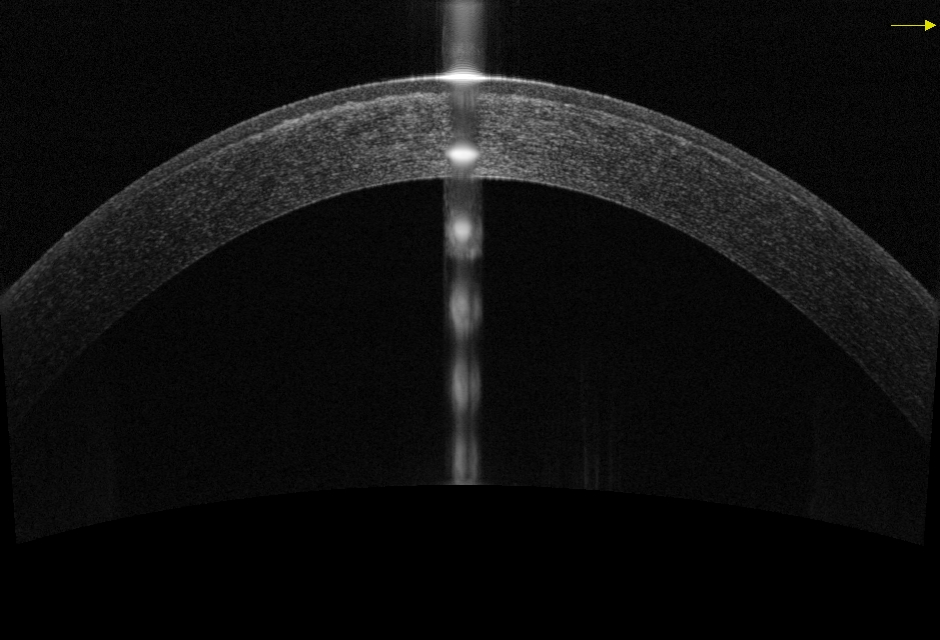
#> input picture Data/HAZE/haze 3.jpg, 940 x 640 px; the run also reads 1 picture not shown here
$ jupyter execute Naive_implementation.ipynb   (shell and % lines are left out)   (older library calls are emulated)
#> lines starting #> are read from the running program, lines starting #| are printed output that depends on the picture; after the words box and inside, x2 and y2 are one past the last pixel; in counts of white or black regions, pixels touching at a corner belong together
### Fonction_fit.py
# -*- coding: utf-8 -*-
"""
Created on Wed Jan 30 15:30:46 2019
Last update: Th Jul 23 2020 by Maëlle
Différentes fonctions de fit

@author: bocheux
"""
import numpy as np
import scipy.signal as sgn
import matplotlib.pyplot as plt


def fit_curve2D_seuil(image, seuil, w_filter, filter_order, sgolay_order):
    # Retourne les positions des max d'une image 2D : cette fonction a été conçue pour
    # le cas où les maximums d'intensité de la cornée ne correspondent pas toujours à l'épithelium
    # (qui est alors plus compliqué à déterminer). Elle utilise une version binarisée de l'image.
	image_seuil = image > seuil
	colonne = np.shape(image_seuil)[1]
	maxima = np.zeros(colonne)
	for i in range(colonne):
		ones_positions = np.where(image_seuil[:, i])[0]
		if ones_positions.shape == (0,):
			maxima[i] = 0
		else:
			maxima[i] = ones_positions[0]
	maxima_null_full = np.where(maxima==0)[0]
	if len(maxima_null_full) != 0:
		x_delta = 50
#        delim_bordure = image.shape[1]/2
		delim_bordure = 150
		if maxima_null_full[0] < delim_bordure: # à gauche
        		maxima_null = maxima_null_full[maxima_null_full < delim_bordure]
        		x1 = maxima_null[-1]+1
        		y1 = maxima[x1]
        		x2 = x1 + x_delta
        		y2 = maxima[x2]
        		a = (y2-y1)/(x2-x1)
        		b = y1 - a*x1
        		temp = np.linspace(a*maxima_null[0]+b,y1,maxima_null.shape[0])
        		temp = temp.astype(int)
        		maxima[maxima_null ] = temp
		if maxima_null_full[-1] > colonne - delim_bordure: # à droite
        		maxima_null = maxima_null_full[maxima_null_full > colonne - delim_bordure]
        		x2 = maxima_null[0]-1
        		y2 = maxima[x2]
        		x1 = x2 - x_delta
        		y1 = maxima[x1]
        		a = (y2-y1)/(x2-x1)
        		b = y1 - a*x1
        		temp = np.linspace(y2,a*maxima_null[-1]+b,maxima_null.shape[0])
        		temp = temp.astype(int)
        		maxima[maxima_null] = temp

    # Filtre de Savitzky-Golay : moyenne glissante pondérée par un polynôme
	# pour mieux ajuster les valeurs au bord

	maxima = sgn.medfilt(maxima, filter_order)  # filtre median pour enlever les pics
	top_row = sgn.savgol_filter(maxima, w_filter, sgolay_order)
	return top_row


def fit_curve2D(image, z_lim, w_filter, filter_order, sgolay_order):
	# Retourne les positions des max d'une image 2D : l'épithélium est la couche qui
	# renvoie le plus de lumière, rechercher les maxima en intensité sur l'image
	# permet donc de définir les contours de l'épithelium. Comme ces maxima varient
	# beaucoup d'une colonne à l'autre il est important d'utiliser une fonction de
	# lissage.
	colonne = np.shape(image)[1]
	maxima = np.zeros(colonne)
	for i in range(colonne):
		colonne_i = image[z_lim[0]:z_lim[1], i]
		maxima[i] = np.argmax(colonne_i[:])  # colonne_i.index(max(colonne_i[:]))

	# Filtre de Savitzky-Golay : moyenne glissante pondérée par un polynome
	# pour mieux ajuster les valeurs au bord

	maxima = sgn.medfilt(maxima, filter_order)  # filtre median pour enlever les pics
	top_row = sgn.savgol_filter(maxima, w_filter, sgolay_order)
#	plt.clf()
#	plt.pause(0.001)
	return top_row


def im2double(im):
	info = np.iinfo(im.dtype)  # Get the data type of the input image
	return im.astype(np.float) / info.max  # Divide all values by the largest possible value in the datatype

### Naive_implementation.ipynb
# Naive implementation for Corneal scar identification (Haze)

[cell 1]
import os
import glob
import numpy as np
import matplotlib.pyplot as plt
import matplotlib.image as mpimg
import tkinter as tk
from tkinter import filedialog
import scipy.ndimage as img
import scipy.signal as sgn
from Fonction_fit import fit_curve2D_seuil, fit_curve2D
from copy import deepcopy

[cell 2]
# [5 lines of commented-out code are left out]
dirname = os.getcwd()
filepathname=os.path.join(dirname, 'Data','HAZE','haze 3.jpg')
print(filepathname)

[cell 3]
def getImage(filepathname,champ_acquisition_mm=8):
#> called with filepathname = 'Data/HAZE/haze 3.jpg', champ_acquisition_mm = 8
    dict = {}
    dict.setdefault('z0', 10)
    z0 = dict['z0']                             # [px] coordonnée axiale du démarrage de la détection (10)
    # champ_acquisition_mm=8 #9:pachywide, 6:pachy, 8:full
    filename = filepathname #glob.glob(pathname + '\\*' + extension)[-1]
    X = mpimg.imread(filename)
#> X is the input picture: shape (640, 940, 3); mean R, G, B 16.1, 16.1, 16
    OCT_brut = X[z0:, 2:, 0]*1.0             # conversion en float64 en multipliant par 1.0 ([z0:, 2:, 0]*1.0)
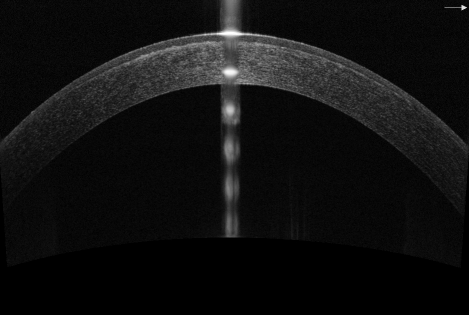
#> OCT_brut: shape (630, 938) float64 (shown at 1/2 size); min 0, max 255, mean 16.1
    Path_eye="PachyWide"

    if Path_eye == "PachyWide":
        champ_acquisition_mm= 9 # full = 9mm pour PachyWide
        pas = 4.322                   # [µm] pas axial (!), cf. calibration via pachymetry Optovue
    elif Path_eye == "Pachy":
        champ_acquisition_mm=6 # full = 6mm pour Pachy
        pas = 4.333                   # [µm] pas axial
    else:
        champ_acquisition_mm=8 # full = 8mm
        pas = 4.333                   # [µm] pas axial
    return(OCT_brut,Path_eye)

OCT_brut,Path_eye=getImage(filepathname)
#> Path_eye = 'PachyWide'

## Function
$D/D$

[cell 4]
def RomoveArrow(OCT_brut,sz_arrow = 70):
    OCT=OCT_brut
    OCT[0:sz_arrow,np.shape(OCT_brut)[1]-sz_arrow:np.shape(OCT_brut)[1]] = np.zeros((sz_arrow,sz_arrow))
    return(OCT)

def ExposureCorrection(OCT_brut):
	OCT_optim=OCT_brut
	hist_moy = np.mean(OCT_brut.ravel())
	if hist_moy > 25:
		hist_adjust = np.round(hist_moy - 18)
		OCT_optim = OCT_brut - hist_adjust
		OCT_optim[OCT_optim < 0] = 0
	return(OCT_optim)

def ImageSNR(mImage,gauss_sigma=1):
	signal = np.sum(np.square(mImage))
	noise = np.sum(np.square(mImage-img.gaussian_filter(mImage,sigma=gauss_sigma)))
	SNR = np.around(10*np.log10(signal/noise),1)
	return(SNR)

def Derivative1(Image,gauss_sigma=1):
        OCT = img.gaussian_filter(Image,sigma=gauss_sigma)
        mean_signal = np.mean(OCT, axis = 0)
        mean_signal_smooth = sgn.savgol_filter(mean_signal,15,2)     # SG évite les discontinuités apparentes du filtre médian (qui feraient bugguer der1)
        der1 = np.diff(mean_signal_smooth)
        der1_smooth = sgn.savgol_filter(der1,15,2)
        return(mean_signal,mean_signal_smooth,der1,der1_smooth)

def HyperRefelxionRemoval(OCT_brut,champ_acquisition_mm,gauss_sigma=1,der1_seuil=0.67,marge=55):
        pas_lat = round(1000*champ_acquisition_mm/OCT_brut.shape[1],2)  # pas latéral
        marge = int(np.round(marge/pas_lat))

        mean_signal,mean_signal_smooth,der1,der1_smooth = Derivative1(OCT_brut,gauss_sigma)

        fig = plt.figure(2)
        plt.imshow(OCT_brut,cmap = 'gray')
        offset_aff = np.ceil(np.amax(mean_signal)) + 5
        #coeff = 20/(np.amax(der1)-np.amin(der1))
        lineN, = plt.plot(offset_aff + -mean_signal_smooth, color='tab:purple')
        lineO, = plt.plot(offset_aff + -10*der1, color='tab:green')
        columns_raw = OCT_brut.shape[1]
        coord_centre = np.where(mean_signal_smooth == np.amax(mean_signal_smooth[int(0.2*columns_raw):columns_raw-int(0.2*columns_raw)]))[0][0]

        if np.any(abs(der1[20:len(der1)-20]) > der1_seuil) :    # en évitant les bords
                xmin_cut = np.where(der1_smooth == np.sort(der1_smooth[20:-20])[-1])[0][0] # (tuple to int)
                xmax_cut = np.where(der1_smooth == np.sort(der1_smooth[20:-20])[0])[0][0]
                xmin_cut = xmin_cut - marge
                xmax_cut = xmax_cut + marge
                plt.axvline(xmin_cut, ymin=0, ymax=OCT_brut.shape[0]-1, color='tab:green', linestyle='dashed', linewidth=1)
                plt.axvline(xmax_cut, ymin=0, ymax=OCT_brut.shape[0]-1, color='tab:green', linestyle='dashed', linewidth=1)
                lineP, = plt.plot(np.ones([len(OCT_brut),1]), color='tab:green', linestyle = 'dashed', linewidth=1)
                SpecularCut = (xmax_cut-xmin_cut)*pas_lat
                plt.title("Coupure spéculaire auto : largeur = %i µm" %SpecularCut)
                plt.legend((lineN, lineO, lineP),('Signal latéral moyen lissé',
                        'Dérivée du signal latéral moyen lissé', 'Délimitation de l\'artefact spéculaire'), fontsize=11, loc = 'lower right')
                lineP.set_visible(False)
        else:    # pas de pic central détecté
                xmin_cut = 0
                xmax_cut = 0
                SpecularCut = 0
        #        lineP, = plt.plot(np.ones([len(OCT),1]), color='tab:green', linestyle = 'dashed', linewidth=1.5)
        #        plt.axvline(coord_centre, ymin=0, ymax=OCT.shape[1]-1, color='tab:green', linestyle = 'dashed', linewidth = 1.5)
                plt.title('Détection auto de l\'artefact central : largeur = 0 µm')
        #        plt.legend((lineN, lineO, lineP),('Signal latéral moyen lissé', 'Dérivée du signal latéral moyen lissé', 'Centre de la cornée imagée : x = %i' %coord_centre), fontsize=11, loc = 'lower right')
                plt.legend((lineN, lineO),('Signal latéral moyen lissé', 'Dérivée du signal latéral moyen lissé'), fontsize=11, loc = 'lower right')
        #        lineP.set_visible(False)
        plt.show()
        OCT_cut_brut = np.delete(OCT_brut, range(xmin_cut, xmax_cut), axis=1)
        depth, columns = np.shape(OCT_cut_brut)
        return(OCT_cut_brut,xmin_cut,xmax_cut,depth,columns)

def flattening(OCT_image_cut,OCT_image,Path_eye,xmin_cut,xmax_cut,depth,columns,max_window_size=10,w_filter=101,median_filter_width=15,sgolay_order=2,w_filterNorm=115):
    SNR_2D=ImageSNR(OCT_image)
    seuil = int(-2*SNR_2D + 65) # (+ 65)            # [] seuil pour détection de l'épithélium (40)
    mean_signal,mean_signal_smooth,der1,der1_smooth = Derivative1(OCT_image)
    # [9 lines of commented-out code are left out]
    if np.any(OCT_image_cut[0:50,] > 1.5*seuil):
        if SNR_2D < 15.5:
            seuil  = seuil + 15
    else:
        seuil = seuil + 25
    # seuil=41
    print('Epithelium detection threshold = %i'%seuil)

    OCT_cut = img.gaussian_filter(OCT_image_cut, sigma=2)

    fig = plt.figure(3)
    plt.imshow(OCT_cut, cmap = 'gray')
    plt.title('Détection de l\'épithélium')

    Displacement = abs(fit_curve2D_seuil(OCT_cut, seuil, w_filter, median_filter_width, sgolay_order))
    # Correction de la coordonnée centrale de la cornée
    coord_centre2 = int(np.where(Displacement == np.amin(Displacement[100:columns-100]))[0][0])
    offset = int(round(min(Displacement)))  # décalage pour visualiser l'épithélium sur les images aplaties
    Displacement = Displacement - min(Displacement)
        # Application du décalage
    FlattenedImage = np.zeros((depth, columns))
    for j in range(columns):
        if int(round(Displacement[j])) > 0:
            FlattenedImage[:-int(round(Displacement[j])), j] = OCT_image_cut[int(round(Displacement[j])):, j]
        else:
            FlattenedImage[:, j] = OCT_image_cut[:, j]
        # Raffinement de l'aplatissement
    max_window = [0, max_window_size + offset]
    Displacement = abs(fit_curve2D(FlattenedImage, max_window, w_filter, median_filter_width, sgolay_order))
    plt.legend(('Détection des maxima locaux', 'Signal de l\'épithélium lissé', 'Offset brut', 'Offset lissé'), fontsize=11, loc = 'lower right')
    Displacement = Displacement - min(Displacement)
    FlattenedImage2 = np.zeros((depth, columns))
    for j in range(columns):
        if int(round(Displacement[j])) > 0:
            FlattenedImage2[:-int(round(Displacement[j])), j] = FlattenedImage[int(round(Displacement[j])):, j]
        else:
            FlattenedImage2[:, j] = FlattenedImage[:, j]
    plt.show()
    sgolay_orderNorm = sgolay_order             # ordre du filtre de SG
    M = FlattenedImage2[:max_window[1], :]
    plt.figure()
    plt.imshow(FlattenedImage2,cmap='gray')
    plt.show()
    VectMax = M.max(axis=0)
#	VectNorm = sgn.medfilt(VectMax, filter_orderNorm)    # ==========================================================> encore très bruité !
    VectNorm = sgn.savgol_filter(VectMax, w_filterNorm, sgolay_orderNorm)
    VectNorm[VectNorm<=75] = 75
    ProcessedImage = deepcopy(FlattenedImage2/VectNorm)
    return(ProcessedImage)

[cell 5]
plt.subplot(121)
plt.imshow(OCT_brut,cmap='gray')
OCT=RomoveArrow(OCT_brut)
plt.subplot(122)
plt.imshow(OCT,cmap='gray')
plt.show()
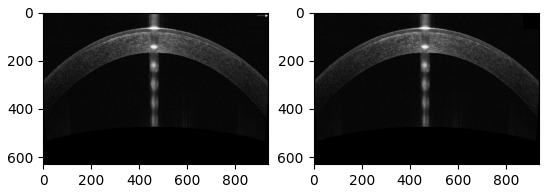
#> figure drawn by matplotlib, 2 panels
print("SNR init: ",ImageSNR(OCT))
#> in ImageSNR, `signal = np.sum(np.square(mImage))`: signal = 527251427
#> in ImageSNR, `noise = np.sum(np.square(mImage-img.gaussian_filter(mImage,sigma=gauss..`: noise = 6947719
#> in ImageSNR, `SNR = np.around(10*np.log10(signal/noise),1)`: SNR = 18.8
#| SNR init:  18.8

OCT=ExposureCorrection(OCT)
#> in ExposureCorrection, `hist_moy = np.mean(OCT_brut.ravel())`: hist_moy = 16.01
print("SNR after exposure correction: ",ImageSNR(OCT))
#| SNR after exposure correction:  18.8
OCT_cut,xmin_cut,xmax_cut,depth,columns=HyperRefelxionRemoval(OCT,champ_acquisition_mm=6,marge=155)
#> in Derivative1, `mean_signal = np.mean(OCT, axis = 0)`: mean_signal = 938 values, max 79.62 at index 458, min 4.52 at index 937, mean 16.01
#> in Derivative1, `mean_signal_smooth = sgn.savgol_filter(mean_signal,15,2)`: mean_signal_smooth = 938 values, max 79.12 at index 458, min 4.36 at index 937, mean 16.01
#> in Derivative1, `der1 = np.diff(mean_signal_smooth)`: der1 = 937 values, max 4.07 at index 451, min -3 at index 477, mean -0.00179
#> in Derivative1, `der1_smooth = sgn.savgol_filter(der1,15,2)`: der1_smooth = 937 values, max 3.75 at index 450, min -2.91 at index 477, mean -0.00179
#> in HyperRefelxionRemoval, `offset_aff = np.ceil(np.amax(mean_signal)) + 5`: offset_aff = 85
#> in HyperRefelxionRemoval, `coord_centre = np.where(mean_signal_smooth == np.amax(mean_signal_smoo..`: coord_centre = 458
#> in HyperRefelxionRemoval, `xmin_cut = np.where(der1_smooth == np.sort(der1_smooth[20:-20])[-1])[0..`: xmin_cut = 450
#> in HyperRefelxionRemoval, `xmax_cut = np.where(der1_smooth == np.sort(der1_smooth[20:-20])[0])[0]..`: xmax_cut = 477
#> in HyperRefelxionRemoval, `xmin_cut = xmin_cut - marge`: xmin_cut = 426
#> in HyperRefelxionRemoval, `xmax_cut = xmax_cut + marge`: xmax_cut = 501
#> in HyperRefelxionRemoval, `SpecularCut = (xmax_cut-xmin_cut)*pas_lat`: SpecularCut = 480
#> in HyperRefelxionRemoval, `plt.show()`:
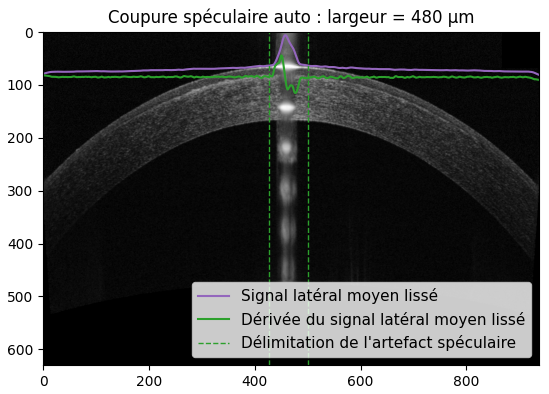
#> figure drawn by matplotlib, 1 panel
#> in HyperRefelxionRemoval, `OCT_cut_brut = np.delete(OCT_brut, range(xmin_cut, xmax_cut), axis=1)`:
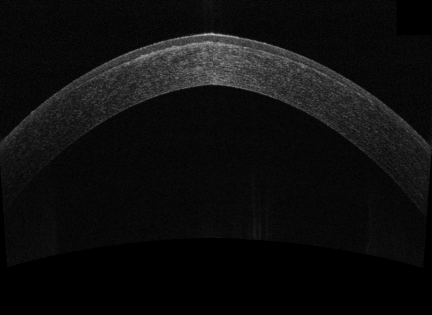
#> OCT_cut_brut: shape (630, 863) float64 (shown at 1/2 size); min 0, max 210, mean 13.8
#> xmin_cut = 426; xmax_cut = 501; depth = 630; columns = 863
plt.imshow(OCT_cut,cmap='gray')
print("SNR after cut: ",ImageSNR(OCT_cut))
#| SNR after cut:  17.2
plt.show()
FlattenedImage=flattening(OCT_cut,OCT,Path_eye,xmin_cut,xmax_cut,depth,columns)
#> in flattening, `SNR_2D=ImageSNR(OCT_image)`: SNR_2D = 18.8
#> in flattening, `seuil = int(-2*SNR_2D + 65) # (+ 65)            # [] seuil pour détect..`: seuil = 27
#> in flattening, `seuil = seuil + 25`: seuil = 52
#| Epithelium detection threshold = 52
#> in fit_curve2D_seuil, `image_seuil = image > seuil`:
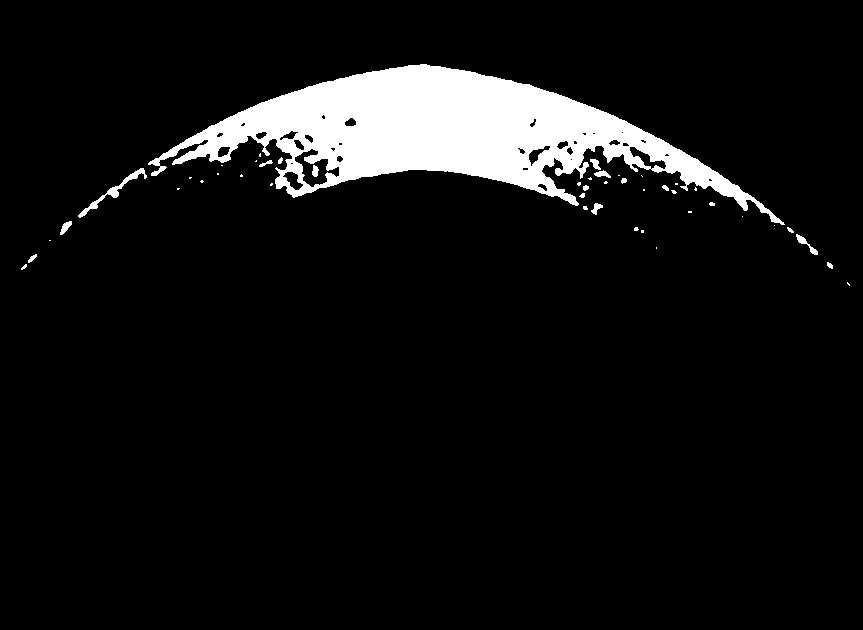
#> image_seuil: shape (630, 863) bool; 7.2% white; 46 white regions (28 under 20 px), largest, box (x1, y1, x2, y2) and area: (148, 64, 785, 225) 37625, (78, 168, 147, 218) 415, (796, 234, 818, 255) 121
#> the loop in fit_curve2D_seuil, `for i in range(colonne):` made 863 passes
#> ones_positions on passes 22 to 24: [268, 269], [267, 268, 269], [266, 267, 268]
#> after the loop in fit_curve2D_seuil, `for i in range(colonne):`: maxima = 863 values, max 284 at index 849, min 0 at index 0, mean 117.6
#> in fit_curve2D_seuil, `maxima_null_full = np.where(maxima==0)[0]`: maxima_null_full = 90 values from 0 to 862
#> in fit_curve2D_seuil, `maxima_null = maxima_null_full[maxima_null_full < delim_bordure]`: maxima_null = 50 values from 0 to 147
#> in fit_curve2D_seuil, `x1 = maxima_null[-1]+1`: x1 = 148
#> in fit_curve2D_seuil, `y1 = maxima[x1]`: y1 = 163
#> in fit_curve2D_seuil, `x2 = x1 + x_delta`: x2 = 198
#> in fit_curve2D_seuil, `y2 = maxima[x2]`: y2 = 133
#> in fit_curve2D_seuil, `a = (y2-y1)/(x2-x1)`: a = -0.6
#> in fit_curve2D_seuil, `b = y1 - a*x1`: b = 251.8
#> in fit_curve2D_seuil, `maxima_null = maxima_null_full[maxima_null_full > colonne - delim_bord..`: maxima_null = 40 values from 785 to 862
#> in fit_curve2D_seuil, `x2 = maxima_null[0]-1`: x2 = 784
#> in fit_curve2D_seuil, `y2 = maxima[x2]`: y2 = 224
#> in fit_curve2D_seuil, `x1 = x2 - x_delta`: x1 = 734
#> in fit_curve2D_seuil, `y1 = maxima[x1]`: y1 = 184
#> in fit_curve2D_seuil, `a = (y2-y1)/(x2-x1)`: a = 0.8
#> in fit_curve2D_seuil, `b = y1 - a*x1`: b = -403.2
#> in fit_curve2D_seuil, `maxima = sgn.medfilt(maxima, filter_order)`: maxima = 863 values, max 278 at index 854, min 65 at index 408, mean 141.5
#> in fit_curve2D_seuil, `top_row = sgn.savgol_filter(maxima, w_filter, sgolay_order)`: top_row = 863 values, max 276.6 at index 862, min 65.39 at index 421, mean 141.5
#> in flattening, `Displacement = abs(fit_curve2D_seuil(OCT_cut, seuil, w_filter, median_..`: Displacement has the same summary as top_row in fit_curve2D_seuil
#> in flattening, `coord_centre2 = int(np.where(Displacement == np.amin(Displacement[100:..`: coord_centre2 = 421
#> in flattening, `offset = int(round(min(Displacement)))  # décalage pour visualiser l'é..`: offset = 65
#> in flattening, `Displacement = Displacement - min(Displacement)`: Displacement = 863 values, max 211.2 at index 862, min 0 at index 421, mean 76.07
#> after the loop in flattening, `for j in range(columns):`:
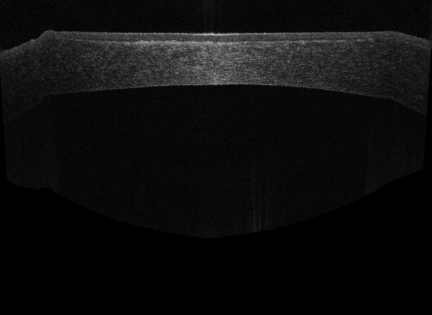
#> FlattenedImage: shape (630, 863) float64 (shown at 1/2 size); min 0, max 210, mean 12.9
#> in flattening, `max_window = [0, max_window_size + offset]`: max_window = [0, 75]
#> after the loop in fit_curve2D, `for i in range(colonne):`: maxima = 863 values, max 74 at index 76, min 0 at index 63, mean 63.43
#> in fit_curve2D, `maxima = sgn.medfilt(maxima, filter_order)`: maxima = 863 values, max 74 at index 825, min 5 at index 0, mean 62.91
#> in fit_curve2D, `top_row = sgn.savgol_filter(maxima, w_filter, sgolay_order)`: top_row = 863 values, max 71.49 at index 803, min 21.84 at index 8, mean 62.88
#> in flattening, `Displacement = abs(fit_curve2D(FlattenedImage, max_window, w_filter, m..`: Displacement has the same summary as top_row in fit_curve2D
#> in flattening, `Displacement = Displacement - min(Displacement)`: Displacement = 863 values, max 49.65 at index 803, min 0 at index 8, mean 41.04
#> after the loop in flattening, `for j in range(columns):`:
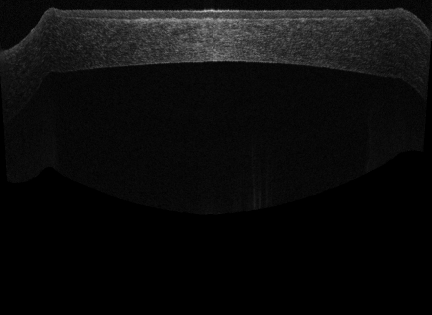
#> FlattenedImage2: shape (630, 863) float64 (shown at 1/2 size); min 0, max 210, mean 12.3
#> in flattening, `M = FlattenedImage2[:max_window[1], :]`:
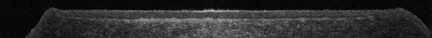
#> M: shape (75, 863) float64 (shown at 1/2 size); min 0, max 210, mean 43.3
#> in flattening, `VectMax = M.max(axis=0)`: VectMax = 863 values, max 210 at index 410, min 14 at index 11, mean 102.3
#> in flattening, `VectNorm = sgn.savgol_filter(VectMax, w_filterNorm, sgolay_orderNorm)`: VectNorm = 863 values, max 182.4 at index 429, min 4.17 at index 0, mean 102.3
#> in flattening, `ProcessedImage = deepcopy(FlattenedImage2/VectNorm)`:
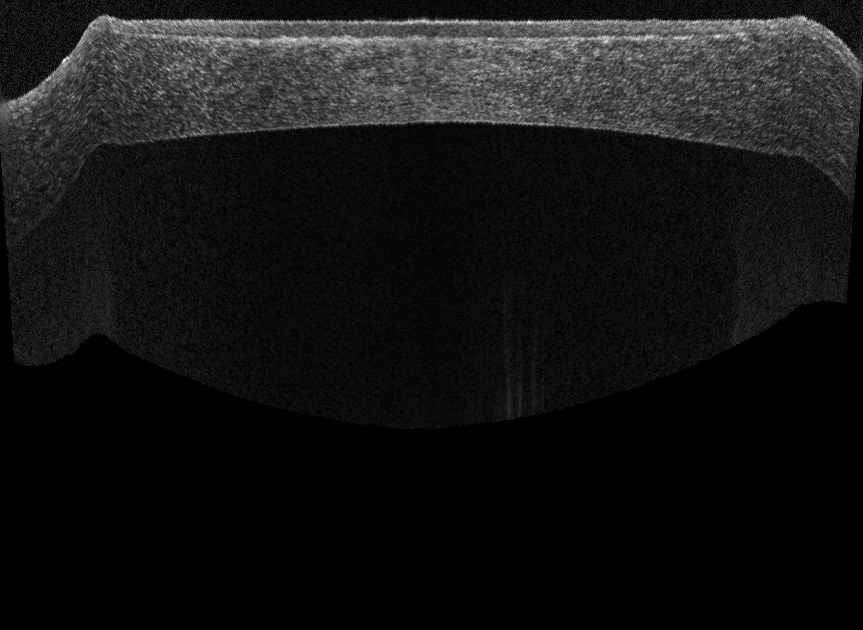
#> ProcessedImage: shape (630, 863) float64; min 0, max 1.43, mean 0.116; drawn with min black and max white
#> (the rest of the program and of its run is left out)
